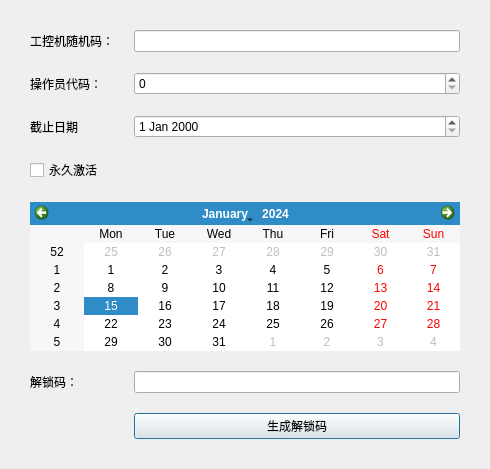
<?xml version="1.0" encoding="UTF-8"?>
<ui version="4.0">
 <class>Dialog</class>
 <widget class="QDialog" name="Dialog">
  <property name="geometry">
   <rect>
    <x>0</x>
    <y>0</y>
    <width>490</width>
    <height>444</height>
   </rect>
  </property>
  <property name="windowTitle">
   <string>Dialog</string>
  </property>
  <layout class="QGridLayout" name="gridLayout">
   <property name="leftMargin">
    <number>30</number>
   </property>
   <property name="topMargin">
    <number>30</number>
   </property>
   <property name="rightMargin">
    <number>30</number>
   </property>
   <property name="bottomMargin">
    <number>30</number>
   </property>
   <property name="spacing">
    <number>20</number>
   </property>
   <item row="6" column="1">
    <widget class="QPushButton" name="pushButton">
     <property name="text">
      <string>生成解锁码</string>
     </property>
    </widget>
   </item>
   <item row="4" column="0" colspan="2">
    <widget class="QCalendarWidget" name="calendarWidget"/>
   </item>
   <item row="2" column="0">
    <widget class="QLabel" name="label_2">
     <property name="text">
      <string>截止日期</string>
     </property>
    </widget>
   </item>
   <item row="2" column="1">
    <widget class="QDateEdit" name="dateEdit"/>
   </item>
   <item row="0" column="0">
    <widget class="QLabel" name="label">
     <property name="text">
      <string>工控机随机码：</string>
     </property>
    </widget>
   </item>
   <item row="0" column="1">
    <widget class="QLineEdit" name="lineEdit"/>
   </item>
   <item row="1" column="0">
    <widget class="QLabel" name="label_3">
     <property name="text">
      <string>操作员代码：</string>
     </property>
    </widget>
   </item>
   <item row="1" column="1">
    <widget class="QSpinBox" name="spinBox"/>
   </item>
   <item row="5" column="1">
    <widget class="QLineEdit" name="lineEditResult">
     <property name="enabled">
      <bool>true</bool>
     </property>
     <property name="readOnly">
      <bool>true</bool>
     </property>
    </widget>
   </item>
   <item row="5" column="0">
    <widget class="QLabel" name="label_4">
     <property name="text">
      <string>解锁码：</string>
     </property>
    </widget>
   </item>
   <item row="3" column="0">
    <widget class="QCheckBox" name="checkBox">
     <property name="text">
      <string>永久激活</string>
     </property>
    </widget>
   </item>
  </layout>
 </widget>
 <layoutdefault spacing="6" margin="11"/>
 <resources/>
 <connections/>
</ui>
